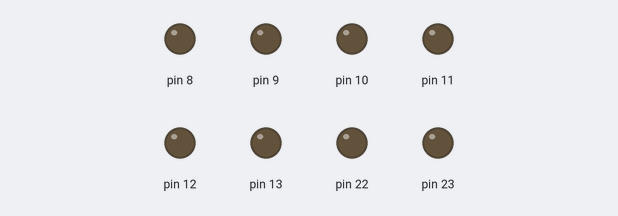
Recording of a sketch running on a simulated Arduino Uno, built with avr-gcc and run on an emulated ATmega328P. On the bench: output pins drawn as LEDs (lit = HIGH).

Above: at 2.0 s.
Timing chart, 0 to 4.6 s (numbered marks = the images above):
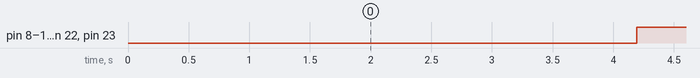

Measured:
- by itself, pin 8–13, pin 22, pin 23: alternates HIGH for 1.0 s and LOW for 1.0 s

The sketch:

blink.ino.ino
```cpp
#include<avr/io.h>
#include<avr/interrupt.h>

#define F_CPU 16000000

ISR(TIMER1_OVF_vect){
  PORTB ^= 0xFF;
  TCNT1 = 65535 - (F_CPU/1024);
}

int main(void){
  DDRB = 0xFF;

  TCNT1 = 0;

  //set prescalar to 1024
  //16M/1024
  TCCR1B = (1<< CS10) | (1<< CS12);
  TCCR1A = 0x00;
  TIMSK1 = (1<< TOIE1);

  sei();
  while(1){

  }

}
```
